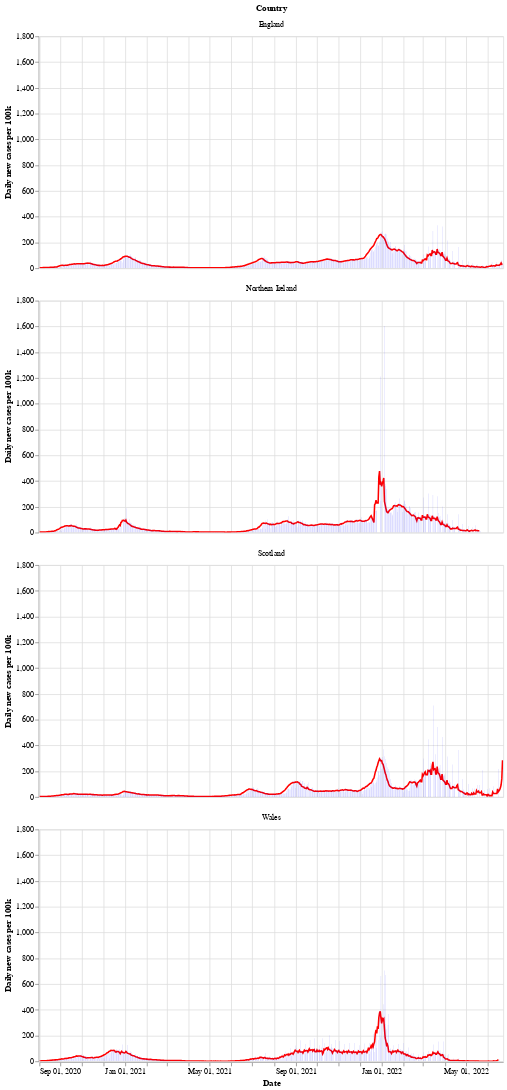

Source (notebook cell):
### Markdown cell above
Next is a bar chart of the number of new cases in each country (per 100k population), with the 7 day moving average of cases. Again we see that Wales saw a longer period of raising and falling cases compared to the other countries.

After a period of cases falling, each nation is now seeing a rise in the number of cases - especially in Wales.

### Code cell
# collapse
bars = alt.Chart(uk_cases).mark_bar().encode(
    x=alt.X("yearmonthdate(date):T", axis=alt.Axis(title='Date')),
    y=alt.Y("newCasesRate:Q", axis=alt.Axis(title='Daily new cases per 100k')),
    tooltip='newCasesRate',
    color=alt.condition(
        alt.datum.dailyChange > 0,
        alt.value("orange"),  # The positive color
        alt.value("blue")  # The negative color
    )
).properties(title='New cases per 100k population with rolling 7 day average', width=600).interactive()
line = alt.Chart(uk_cases).mark_line(
    color='red',
    size=2,
).transform_window(
    rolling_mean='mean(newCasesRate)',
    frame=[0, 7],
    groupby=['areaName']
).encode(
    x='yearmonthdate(date):T',
    y='rolling_mean:Q'
)
alt.layer(line, bars, data=uk_cases).facet(alt.Row('areaName', title='Country'), columns=1)

### Figure 1 — Vega-Lite specification as saved in the notebook (floating-point values rounded to 4 significant figures; data arrays with more than 128 entries replaced by an {"elided": "..."} marker saying what was removed)
{"config": {"view": {"continuousWidth": 400, "continuousHeight": 300}}, "data": {"name": "data-d11c55cb0198148c0694f0395be61ac0"}, "facet": {"type": "nominal", "field": "areaName", "title": "Country"}, "spec": {"layer": [{"mark": {"type": "line", "color": "red", "size": 2}, "encoding": {"x": {"type": "temporal", "field": "date", "timeUnit": "yearmonthdate"}, "y": {"type": "quantitative", "field": "rolling_mean"}}, "transform": [{"window": [{"op": "mean", "field": "newCasesRate", "as": "rolling_mean"}], "frame": [0, 7], "groupby": ["areaName"]}]}, {"mark": "bar", "encoding": {"color": {"condition": {"value": "orange", "test": "(datum.dailyChange > 0)"}, "value": "blue"}, "tooltip": {"type": "quantitative", "field": "newCasesRate"}, "x": {"type": "temporal", "axis": {"title": "Date"}, "field": "date", "timeUnit": "yearmonthdate"}, "y": {"type": "quantitative", "axis": {"title": "Daily new cases per 100k"}, "field": "newCasesRate"}}, "selection": {"selector002": {"type": "interval", "bind": "scales", "encodings": ["x", "y"]}}, "title": "New cases per 100k population with rolling 7 day average", "width": 600}]}, "columns": 1, "$schema": "https://vega.github.io/schema/vega-lite/v4.8.1.json", "datasets": {"data-d11c55cb0198148c0694f0395be61ac0": {"elided": "2601 records"}}}
